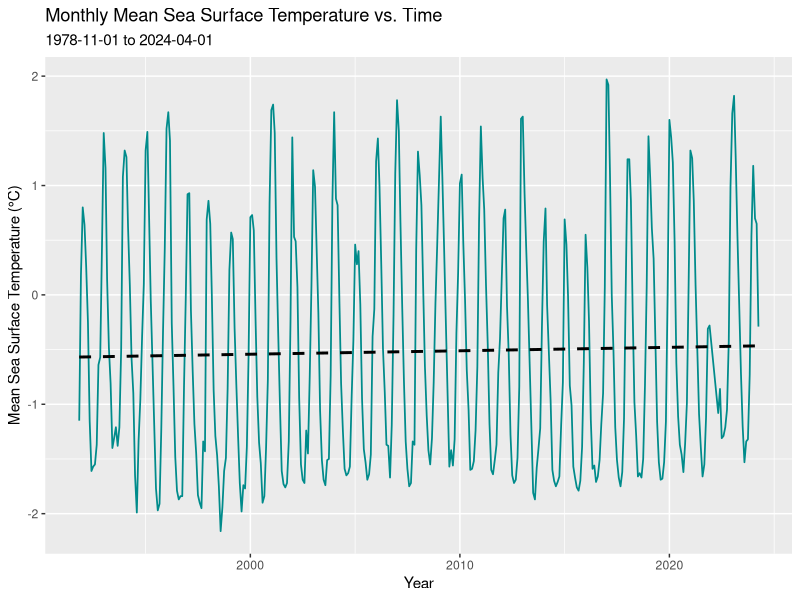
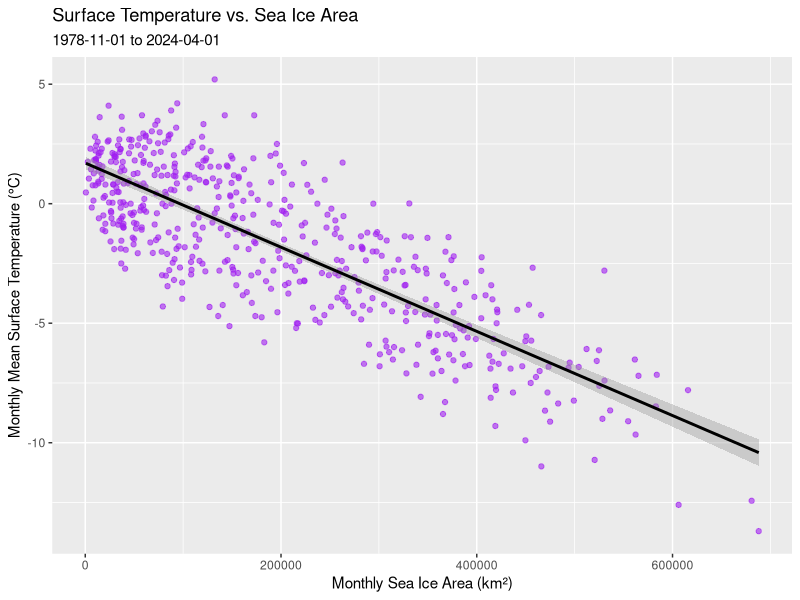
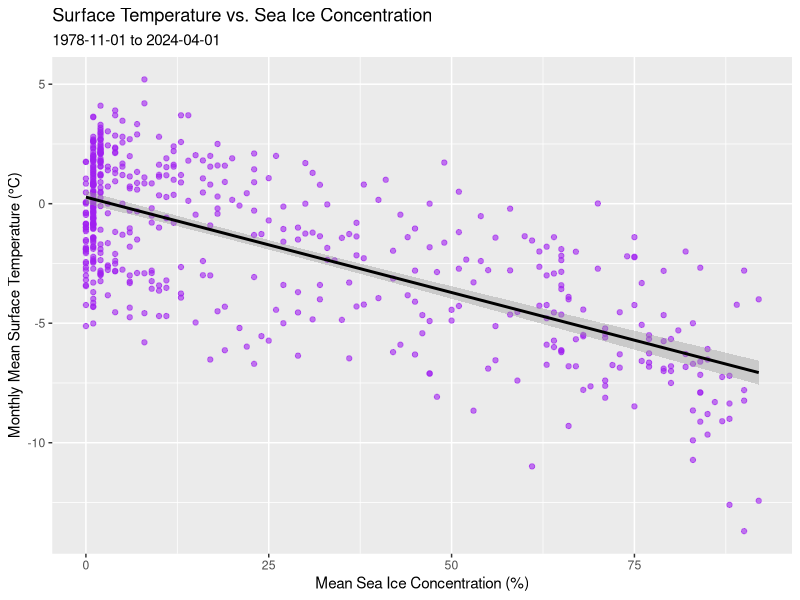

Source code (R) for these figures, in order:
## ---- chunk 1
knitr::opts_chunk$set(echo = TRUE, warning = FALSE, message = FALSE)
options(scipen = 999)
library(lubridate)
library(dplyr)
library(ggplot2)
## ---- chunk 2
weather    <- read.csv("Monthly_Weather_Clean.csv")
seaicearea <- read.csv("SeaIceArea_Clean.csv")
seaiceconc <- read.csv("SeaIceConc_Clean.csv")


weather_clean_mutated <- mutate(weather, Date = as.Date(Date, format = "%m/%d/%Y"))
weather_clean <- select(weather_clean_mutated, Date, 
  Surface_Temp = Mean_Temperature_C, 
  Mean_SST_C = Mean_Sea_Surface_Temperature_C)


seaicearea_filtered <- filter(seaicearea, Subregion == "WAP")
seaicearea_mutated <- mutate(seaicearea_filtered, Date = as.Date(paste(Year, Month, "01", sep = "-"), format = "%Y-%m-%d"))
seaicearea_clean <- select(seaicearea_mutated, Date, Sea_Ice_Area = Sea_ice_area)

seaiceconc_filtered <- filter(seaiceconc, Subregion == "Anv")
seaiceconc_mutated <- mutate(seaiceconc_filtered, Date = as.Date(paste(Year, Month, "01", sep = "-"), format = "%Y-%m-%d"))
seaiceconc_clean <- select(seaiceconc_mutated, Date, Sea_Ice_Conc = Mean_sea_ice_conc)




project_data_join1 <- left_join(weather_clean, seaicearea_clean, by = "Date")
project_data_join2 <- left_join(project_data_join1, seaiceconc_clean, by = "Date")
project_data <- mutate(project_data_join2, Sea_Ice_Area = as.numeric(Sea_Ice_Area),
  Sea_Ice_Conc = as.numeric(Sea_Ice_Conc))
## ---- chunk 3
sst_timeline_data <- filter(project_data, !is.na(Date), !is.na(Mean_SST_C))

ggplot(sst_timeline_data, aes(x = Date, y = Mean_SST_C)) +
  geom_line(color = "darkcyan", linewidth = 0.6) +
  geom_smooth(method = "lm", color = "black", linetype = "dashed", se = FALSE) +
  labs(title = "Monthly Mean Sea Surface Temperature vs. Time",
    subtitle = "1978-11-01 to 2024-04-01",
    x = "Year",
    y = "Mean Sea Surface Temperature (°C)")
sst_time_model <- lm(Mean_SST_C ~ Date, data = sst_timeline_data)
summary(sst_time_model)$coefficients
## ---- chunk 4
area_temp_data <- filter(project_data, !is.na(Surface_Temp), !is.na(Sea_Ice_Area))

ggplot(area_temp_data, aes(x = Sea_Ice_Area, y = Surface_Temp)) +
  geom_point(alpha = 0.6, color = "purple") +
  geom_smooth(method = "lm", color = "black", linewidth = 1) +
  labs(title = "Surface Temperature vs. Sea Ice Area",
    subtitle = "1978-11-01 to 2024-04-01",
    x = "Monthly Sea Ice Area (km²)",
    y = "Monthly Mean Surface Temperature (°C)")
area_temp_model <- lm(Surface_Temp ~ Sea_Ice_Area, data = area_temp_data)
summary(area_temp_model)$coefficients
## ---- chunk 5
conc_temp_data <- filter(project_data, !is.na(Surface_Temp), !is.na(Sea_Ice_Conc))

ggplot(conc_temp_data, aes(x = Sea_Ice_Conc, y = Surface_Temp)) +
  geom_point(alpha = 0.6, color = "purple") +
  geom_smooth(method = "lm", color = "black", linewidth = 1) +
  labs(title = "Surface Temperature vs. Sea Ice Concentration",
    subtitle = "1978-11-01 to 2024-04-01",
    x = "Mean Sea Ice Concentration (%)",
    y = "Monthly Mean Surface Temperature (°C)")
conc_temp_model <- lm(Surface_Temp ~ Sea_Ice_Conc, data = conc_temp_data)
summary(conc_temp_model)$coefficients
